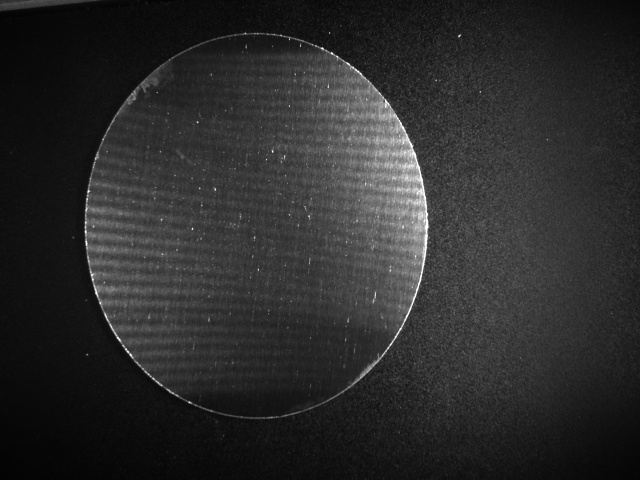
#> input picture data/LV-COCO/hard_negatives/700zhengchang.jpg, 640 x 480 px; its folder holds only this picture in this run
$ python augment_negative.py
#> lines starting #> are read from the running program, lines starting #| are printed output that depends on the picture
import os
import json
import cv2
import numpy as np

# ================= 配置区 =================
# 切换这里即可：'train' 或 'val'
SET_TYPE = 'val'

SOURCE_DIR = 'hard_negatives'    # 存放误判原图的文件夹
BASE_DIR = './'                  # 你的数据集根目录

if SET_TYPE == 'train':
    JSON_PATH = os.path.join(BASE_DIR, 'annotations/instances_train2017.json')
    SAVE_IMG_DIR = os.path.join(BASE_DIR, 'train2017')
    PREFIX = 'train_hard_neg'
else:
    JSON_PATH = os.path.join(BASE_DIR, 'annotations/instances_val2017.json')
    SAVE_IMG_DIR = os.path.join(BASE_DIR, 'val2017')
    PREFIX = 'val_hard_neg'
# ==========================================

def augment(img, mode):
    if mode == 0: return cv2.flip(img, 1) # 水平翻转
    if mode == 1: return cv2.GaussianBlur(img, (5, 5), 0) # 模糊
    if mode == 2: return cv2.convertScaleAbs(img, alpha=0.8, beta=-20) # 调暗
    return img

with open(JSON_PATH, 'r') as f:
#> (reads data/LV-COCO/annotations/instances_val2017.json from the repository)
    coco_data = json.load(f)

current_img_id = max([img['id'] for img in coco_data['images']]) + 1

for img_name in os.listdir(SOURCE_DIR):
    if not img_name.lower().endswith(('.jpg', '.png')): continue

    img = cv2.imread(os.path.join(SOURCE_DIR, img_name))
#> img is the input picture: shape (480, 640, 3); min 3, max 255, mean 43.7

    # 训练集生成 8 张增强图，验证集生成 2 张即可
    num_aug = 8 if SET_TYPE == 'train' else 2

    for i in range(num_aug):
        aug_img = augment(img, i % 3)
        new_name = f"{PREFIX}_{i}_{img_name}"
        cv2.imwrite(os.path.join(SAVE_IMG_DIR, new_name), aug_img)

        coco_data['images'].append({
            "file_name": new_name,
            "height": aug_img.shape[0],
            "width": aug_img.shape[1],
            "id": current_img_id
        })
        current_img_id += 1
#> this loop made 2 passes
#> pass 1, `aug_img = augment(img, i % 3)`:
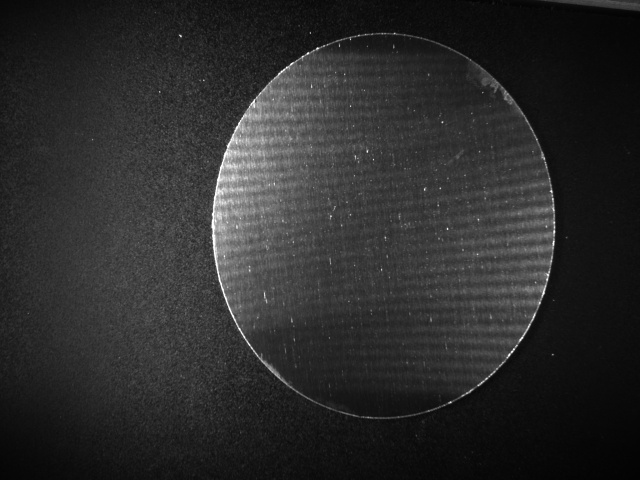
#> aug_img: shape (480, 640, 3); min 3, max 255, mean 43.7
#> after the loop, current_img_id = 462

with open(JSON_PATH, 'w') as f:
    json.dump(coco_data, f)

print(f"已完成 {SET_TYPE} 集的负样本添加！")
